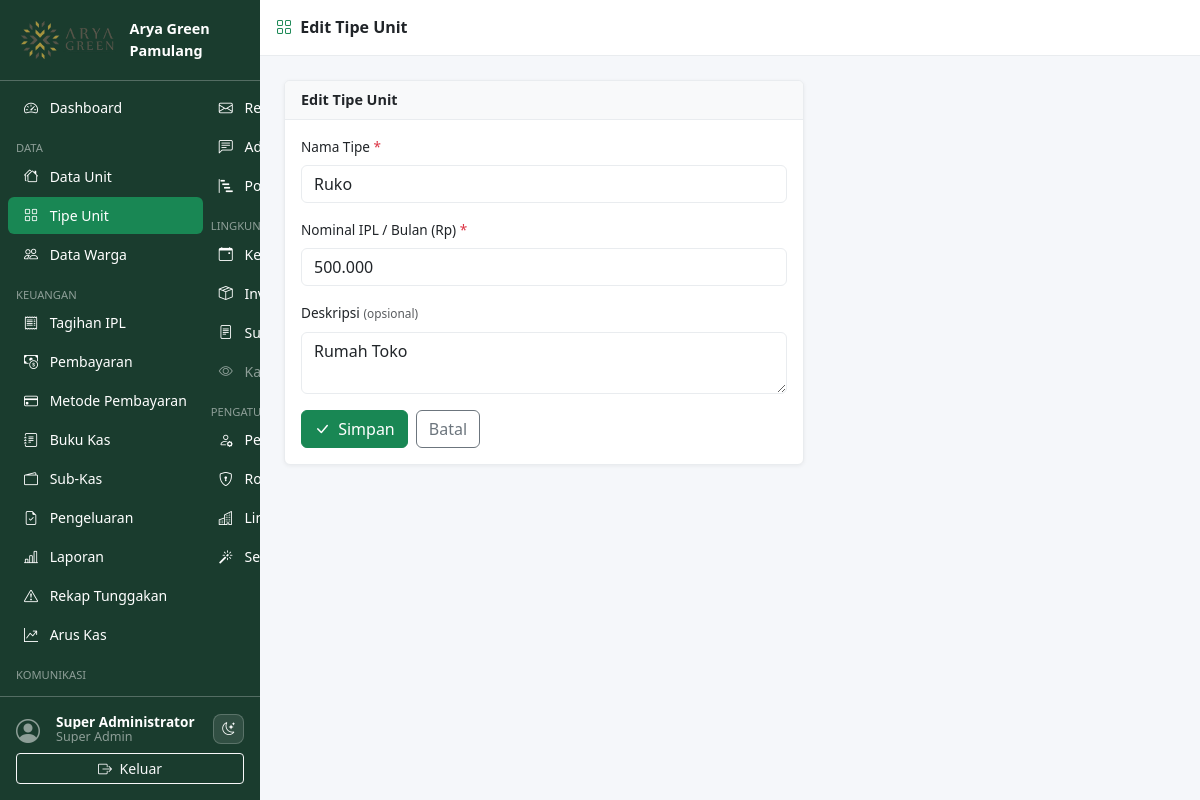
/pages/unit_types/form.php?id=1 (signed in), run on an earlier commit of the app's database.
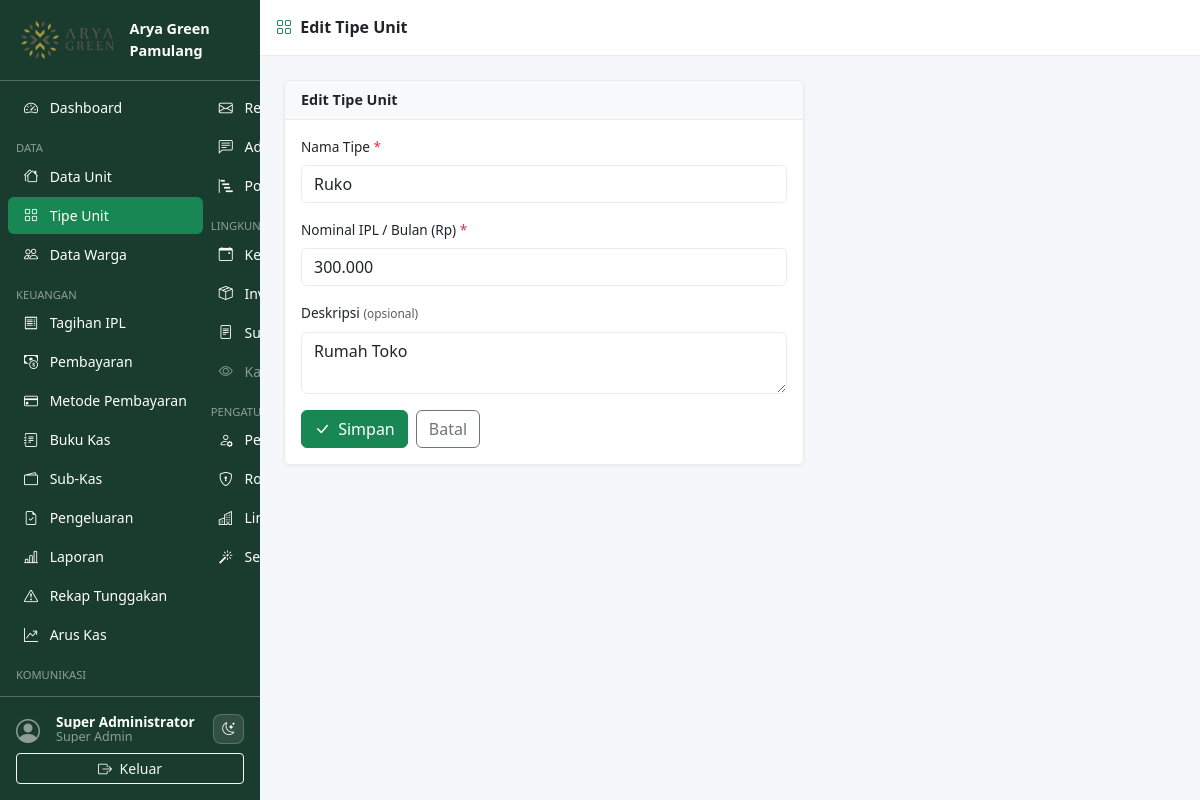
And on a later commit of the database.
### tables this page shows
CREATE TABLE `unit_types` (
  `id`          INT UNSIGNED AUTO_INCREMENT PRIMARY KEY,
  `name`        VARCHAR(100) NOT NULL,
  `description` TEXT DEFAULT NULL,
  `ipl_amount`  DECIMAL(12,2) NOT NULL DEFAULT 0,
  `created_at`  TIMESTAMP DEFAULT CURRENT_TIMESTAMP
);

### includes/functions.php (called while the page is built, shortened)
<?php
function e(mixed $v): string {
    return htmlspecialchars((string)$v, ENT_QUOTES | ENT_SUBSTITUTE, 'UTF-8');
}

### pages/unit_types/form.php (the view, shortened to what this page needs)
<?php
require_once __DIR__ . '/../../includes/functions.php';
$db      = db();
$id      = (int)($_GET['id'] ?? 0);
$editing = $id > 0;
if ($editing) {
    $stmt = $db->prepare('SELECT * FROM unit_types WHERE id = ?');
    $stmt->bind_param('i', $id);
    $stmt->execute();
    $type = $stmt->get_result()->fetch_assoc();
} else {
    require_permission('units.create');
    $type = [];
}
$page_title = $editing ? 'Edit Tipe Unit' : 'Tambah Tipe Unit';
include __DIR__ . '/../../includes/header.php';
include __DIR__ . '/../../includes/sidebar.php';
?>
<div class="content-wrapper">
  <div class="topbar d-flex align-items-center px-3 gap-2">
    <h6 class="mb-0 fw-semibold"><i class="bi bi-grid me-1 text-success"></i> <?= $page_title ?></h6>
  </div>
  <div class="main-content">
    <div class="card" style="max-width:520px">
      <div class="card-header"><?= $page_title ?></div>
      <div class="card-body">
        <form method="POST">
          <div class="row g-3">
            <div class="col-12">
              <label class="form-label">Nama Tipe <span class="text-danger">*</span></label>
              <input type="text" name="name" class="form-control" required maxlength="100"
                     value="<?= e($type['name'] ?? '') ?>" placeholder="Cth: Tipe 36, Tipe 45, Ruko">
            </div>
            <div class="col-12">
              <label class="form-label">Nominal IPL / Bulan (Rp) <span class="text-danger">*</span></label>
              <input type="text" name="ipl_amount" class="form-control" required
                     value="<?= e(isset($type['ipl_amount']) ? number_format((float)$type['ipl_amount'], 0, ',', '.') : '') ?>"
                     placeholder="Cth: 300.000" inputmode="numeric" data-rupiah>
            </div>
            <div class="col-12">
              <label class="form-label">Deskripsi <small class="text-muted">(opsional)</small></label>
              <textarea name="description" class="form-control" rows="2"
                        maxlength="255"><?= e($type['description'] ?? '') ?></textarea>
            </div>
          </div>
          <div class="mt-3 d-flex gap-2">
            <button type="submit" class="btn btn-success">
              <i class="bi bi-check-lg me-1"></i> Simpan
            </button>
            <a href="index.php" class="btn btn-outline-secondary">Batal</a>
          </div>
        </form>
      </div>
    </div>
  </div>
</div>
<?php include __DIR__ . '/../../includes/footer.php'; ?>

What changed in the data, as far as the page shows it:
changed unit_types "Ruko": ipl_amount "500.000" → "300.000"
